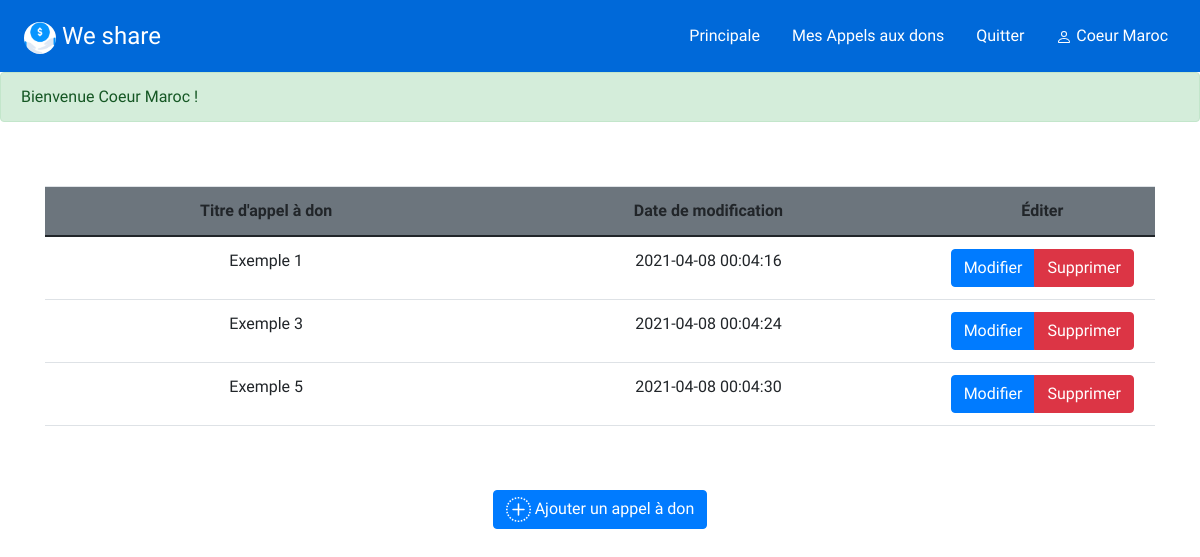
The page /my.php (signed in) on the database its author committed.
### tables this page shows
CREATE TABLE `advertisements` (
  `id` int(11) NOT NULL,
  `title` text NOT NULL,
  `photo` varchar(255) NOT NULL,
  `Description` text NOT NULL,
  `nb_Donation` double NOT NULL DEFAULT 0,
  `date` datetime NOT NULL,
  `id_organisaton` int(11) NOT NULL
);

### classes/Session.php (called while the page is built, shortened)
<?php
class Session
{
    static $instance;
    public static function getInstance()
    {
        if (!self::$instance) {
            self::$instance = new Session();
        }
        return self::$instance;
    }
    public function hasFlashes()
    {
        return isset($_SESSION['flash']);
    }
    public function getFlashes()
    {
        $flash = $_SESSION['flash'];
        return $flash;
    }
    public function read($key)
    {
        return isset($_SESSION[$key]) ? $_SESSION[$key] : null;
    }
}

### classes/Database.php (called while the page is built, shortened)
<?php
class Database
{
    private $pdo;
    public function __construct($login, $password, $database_name, $host = 'localhost')
    {
        $this->pdo = new PDO("mysql:dbname=$database_name;host=$host", $login, $password);
        $this->pdo->setAttribute(PDO::ATTR_ERRMODE, PDO::ERRMODE_EXCEPTION);
        $this->pdo->setAttribute(PDO::ATTR_DEFAULT_FETCH_MODE, PDO::FETCH_OBJ);
    }
    public function query($query, array $params)
    {
        if (sizeof($params) != 0) {
            $req = $this->pdo->prepare($query);
            $req->execute($params);
        } else {
            $req = $this->pdo->query($query);
        }
        return $req;
    }
}

### classes/App.php (called while the page is built, shortened)
<?php
class App
{
    static $db = null;
    public static function getDatabase()
    {
        if (!self::$db) {
            self::$db = new Database('root', '', 'weshare');
        }
        return self::$db;
    }
}

### my.php (the view, shortened to what this page needs)
<?php
$session_id = Session::getInstance()->read('id');
$db = App::getDatabase();
?>
<?php include 'layouts/private_header.html'; ?>
<?php if (Session::getInstance()->hasFlashes()) : ?>
    <?php foreach (Session::getInstance()->getFlashes() as $type => $message) : ?>
        <div class="alert alert-<?= $type; ?>">
            <div><?= $message; ?></div>
        </div>
    <?php endforeach; ?>
<?php endif; ?>
<div class="container">
    <div class="table-responsive">
        <form method="POST" action="new.php">
            <table class="table text-md-center mt-5">
                <thead>
                    <tr class="bg-secondary">
                        <th class="col-4">Titre d'appel à don</th>
                        <th class="col-4">Date de modification</th>
                        <th class="col-1">Éditer</th>
                    </tr>
                </thead>
                <?php
                $advertisements = $db->query('SELECT COUNT(*) as nb FROM `advertisements` WHERE id_organisaton = ?', [$session_id])->fetch();
                $nb_ads = (int) $advertisements->nb;
                $ids = $db->query('SELECT id FROM `advertisements` WHERE id_organisaton = ?; ', [$session_id])->fetchAll();
                for ($i = 0; $i < $nb_ads; $i++) {
                    $id = (int) $ids[$i]->id;
                    $current_ads = $db->query('SELECT * FROM `advertisements` WHERE id = ?; ', [$id])->fetch();
                    echo '
                    <tr>
                        <td> ' . $current_ads->title . '</td>
                        <td>' . $current_ads->date . '</td>
                        <span id="id_hide' . $id . '" hidden>' . $id . '</span>
                        <td class="text-md">
                        <div class="btn-group" role="group" aria-label="Basic example">
                            <button type="button" onclick="modify' . $id . '()" class="btn btn-primary">Modifier</button>
                            <button type="button" onclick="delete' . $id . '()" class="btn btn-danger">Supprimer</button>
                        </div>
                        </td>
                    </tr>
                    <script>
                    function delete' . $id . '() {
                    let var_id' . $id . ' =  document.getElementById("id_hide' . $id . '").innerText;
                    let link = "http://localhost/We-share/delete.php?id=" + var_id' . $id . ';
                    window.open(link,"_self");
                    }
                    function modify' . $id . '() {
                        let var_id' . $id . ' =  document.getElementById("id_hide' . $id . '").innerText;
                        let link = "http://localhost/We-share/transfer.php?id=" + var_id' . $id . ';
                        window.open(link,"_self");
                        }
                      </script> ';
                }
                ?>
            </table>
    </div>
    <div class="d-flex justify-content-center mt-lg-5">
        <button class="btn btn-primary" type="submit">
            <a href="new.php" style="color:white;text-decoration:none;">
                Ajouter un appel à don
        </button>
    </div>
</div>
</body>
</html>

### assets/styles/nav.css (style rules this page uses)
* { box-sizing: border-box; font-family: Raleway; }
body { margin: 0; padding: 0; }
.navbar { display: flex; position: relative; justify-content: space-between; align-items: center; background-color: #0069D9; color: white; }
#logo-img { border-radius: 50%; width: 2rem; height: 2rem; }
.brand-title { font-size: 1.5rem; margin: .5rem; }
.navbar-links { height: 100%; }
.navbar-links ul { display: flex; margin: 0; padding: 0; }
.navbar-links li { list-style: none; }
.navbar-links li a { display: block; text-decoration: none; color: white; padding: 1rem; }

### rows shown on the page
advertisements: title "Exemple 1", date "2021-04-08 00:04:16"
advertisements: title "Exemple 3", date "2021-04-08 00:04:24"
advertisements: title "Exemple 5", date "2021-04-08 00:04:30"

### other values the page prints
$message "Bienvenue Coeur Maroc !"
